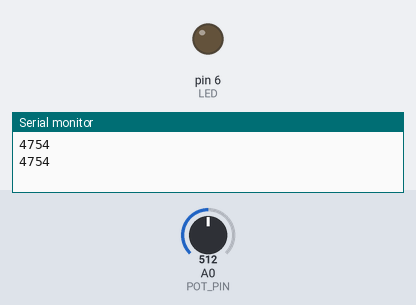
A sketch run on a simulated Arduino Uno, built with avr-gcc and run on an emulated ATmega328P. Shown: output pins drawn as LEDs (lit = HIGH), the last lines printed to the serial monitor. Inputs (shaded band) come from the test bench; at power-on: A0 (POT_PIN) = 512.

Above: at 6.0 s.
6.1 s: A0 (POT_PIN) set to 122
12.4 s: A0 (POT_PIN) set to 0
At 14.1 s:
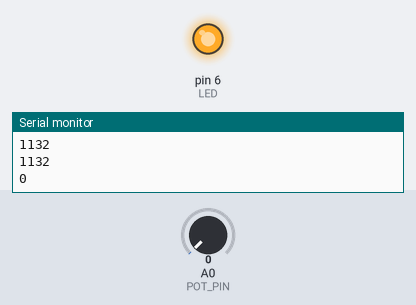
Timing chart, 0 to 15.6 s (numbered marks = the images above; inputs shaded):
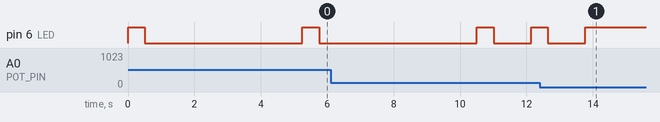

The sketch:

blinkLed.ino
```cpp
/*
This program blinks a LED with varying delays based on a potentiometer reading.
Wire up a single LED on pin 6.
Wire up a POT to pin A0;
*/

const int LED = 6;
const int POT_PIN = A0;
const int MAX_DELAY = 9500;  // at the highest setting, blinls the LED every 10 seconds

void setup() {
  Serial.begin(9600);
  pinMode(LED, OUTPUT);
  pinMode(POT_PIN, INPUT);
  analogReference(DEFAULT);
}

void loop() {
    long val = analogRead(POT_PIN);
     val = map(val, 0,1023, 0, MAX_DELAY);

    Serial.println(val);
    digitalWrite(LED, HIGH);
    delay(500);
    digitalWrite(LED, LOW);
    delay(val);

}
```

Measured:
- after the input at 12.4 s, pin 6 (LED): goes on until 13.8 s, then stays HIGH
